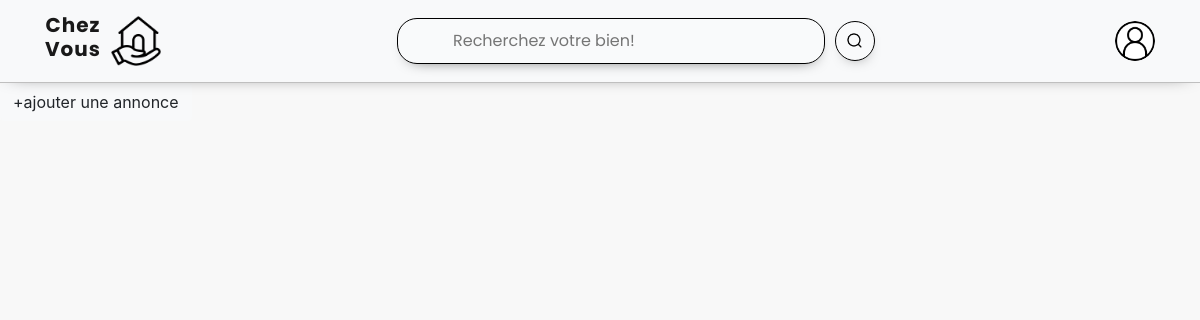
The app's page /front-end/espace-admin.php, older data.
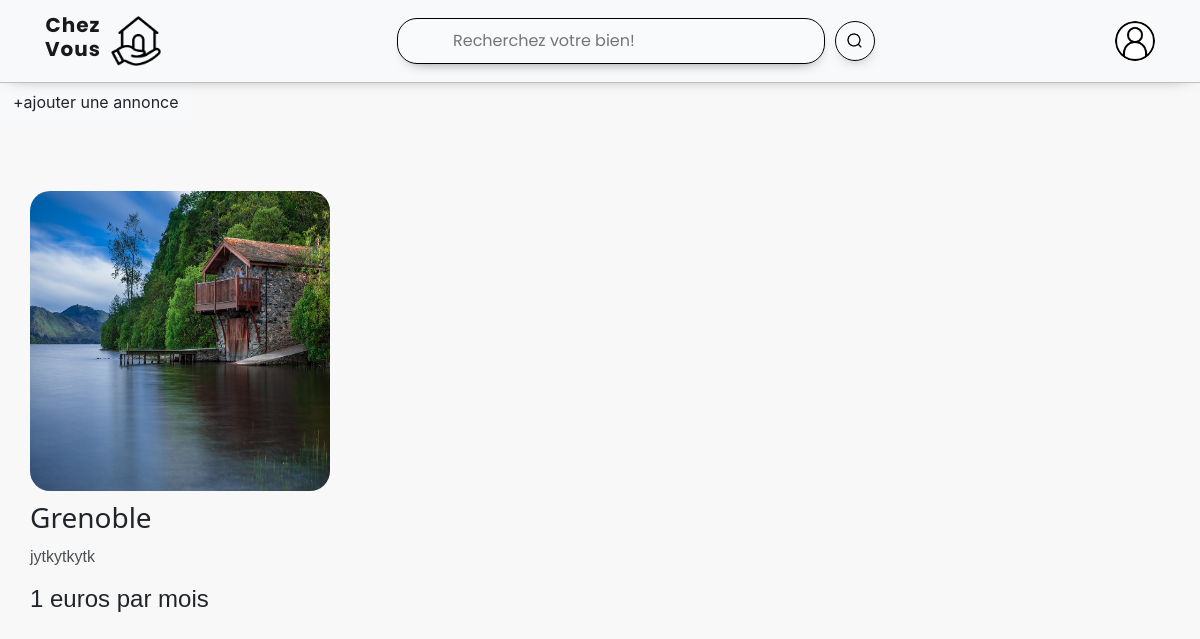
The same page, newer data.
### tables this page shows
CREATE TABLE `proprietes` (
  `propriete_ID` int NOT NULL,
  `adress` varchar(30) NOT NULL,
  `ville` varchar(20) NOT NULL,
  `type` varchar(20) NOT NULL,
  `surface` int NOT NULL,
  `typeDannonce` varchar(10) NOT NULL,
  `prix` int NOT NULL,
  `description` text NOT NULL
);

CREATE TABLE `images` (
  `propriete_ID` int NOT NULL,
  `image` varchar(30) NOT NULL
);

### front-end/espace-admin.php (the view, shortened to what this page needs)
<?php
    include_once('assets/header.php');
    include_once('propriete.php')
?>
<?php
  include_once('config.php');
?>
<button type="button" class="btn btn-light" data-toggle="modal" data-target="#exampleModal">
  +ajouter une annonce
</button>
<?php
$propriete= new Propriete($conn);
$propriete->afficheall();
?>
<?php
    include_once('assets/footer.php');
?>

### front-end/assets/header.php (shortened to what this page needs)
<!DOCTYPE html>
<html lang="en">
<head>
    <link rel="stylesheet" href="https://cdn.jsdelivr.net/npm/bootstrap@4.1.3/dist/css/bootstrap.min.css">
    <link rel="stylesheet" href="style.css">
</head>
<body>
    <nav class="navbar navbar-expand-lg navbar-light bg-light justify-content-center">
        <div class="container container-flex d-flex">
            <a class="navbar-brand" href="index.php">
                <div class="logo-name">
                <h1>Chez <br> Vous</h1>
                <img src="../assetes/img/logo-img.png" height="50px" alt="">
                </div>
            </a>
            <div class="search-input">
                <form>
                    <input type="search" placeholder="Recherchez votre bien!">
                </form>
                <img src="../assetes/img/search.png" height="30px" alt="">
            </div>
            <div class="avatar-login">
                <a href="register.php">
                    <img src="../assetes/img/avatar-homme2.png" height="50px" alt="">
                </a>
            </div>
            </div>
    </nav>

### front-end/assets/footer.php (shortened to what this page needs)
</body>
</html>

### front-end/propriete.php (shortened to what this page needs)
<?php
class Propriete{
    public $conn;
    function __construct($conn)
    {
        $this->conn = $conn;
    }
    function afficheall(){
        $stmt=$this->conn->prepare('SELECT * FROM proprietes');
        $stmt->execute();
        while($row=$stmt->fetch(PDO::FETCH_ASSOC)){
            $req=$this->conn->prepare('SELECT image FROM images where propriete_ID = ' . $row['propriete_ID'] . ' LIMIT 1');
            $req->execute();
            $image=$req->fetch();
            include_once('template_affiche.php');
        }
    }
}
?>

### front-end/template_affiche.php
<div class="article">
     <div class="img-top">
        <?php echo '<img src="../assetes/img/' . $image['image'] . '" height="250px" alt="">'; ?>
    </div>
    <div class="text-bot">
        <?php echo '<h3>' . $row['ville'] . '</h3>' ;?>
        <?php echo '<p>' . $row['description'].'</p>'; ?>
        <?php echo '<h4>'.$row['prix'].' euros par mois</h4>'?>
    </div>
</div>

### front-end/style.css (style rules this page uses)
* { padding: 0; margin: 0; list-style: none; box-sizing: border-box; font-family: 'Poppins', sans-serif; text-decoration: none; }
body { width: 100vw; background-color: #f8f8f8; }
nav { background-color: #FFFFFF; width: 100vw; padding: 4px 60px; display: flex; justify-content: space-between; align-items: center; text-align: center; box-shadow: -1px 0px 20px -12px black; border-bottom: 1px solid rgb(191 191 191); position: fixed; top: 0; }
.logo-name { display: flex; align-items: center; text-align: center; margin-right: 70px; }
.logo-name h1 { margin-right: 10px; font-weight: bold; letter-spacing: 1px; font-size: 20px; }
nav input { padding: 10px 55px; border-radius: 20px; box-shadow: 1px 6px 16px -12px black; border: 1px solid black; background-color: #fdfdfd1f; transition-duration: 0.2s }
.search-input { display: flex; align-items: center; margin-left: -90px; }
.search-input img { cursor: pointer; color: black; background-color: #fdfdfd1f; border-radius: 20px; width: 40px; height: 40px; padding: 10px; margin-left: 10px; box-shadow: 1px 6px 16px -12px black; border: 1px solid black; transition-duration: 0.2s }
.avatar-login img { transition-duration: 0.2s; background-color: white; border-radius: 20px; height: 40px; width: 40px; }
.article { margin-left: 30px; margin-top: 70px; display: flex; flex-direction: column; width: 350px; }
.article p { width: 80%; opacity: 0.8; font-weight: normal; font-family:'Gill Sans', 'Gill Sans MT', Calibri, 'Trebuchet MS', sans-serif }
.article h4 { margin-top: 10px; font-family: 'Trebuchet MS', 'Lucida Sans Unicode', 'Lucida Grande', 'Lucida Sans', Arial, sans-serif; }
.article h3 { margin-bottom: 10px; font-family: 'Segoe UI', Tahoma, Geneva, Verdana, sans-serif; }
.article img { border-radius: 20px; width: 250px; transition-duration: 0.2s; margin-bottom: 10px; height: 300px; width: 300px; }

Row changes from the older to the newer data that the page shows:
added proprietes: images.image (picture), ville "Grenoble", description "jytkytkytk", prix "1"
